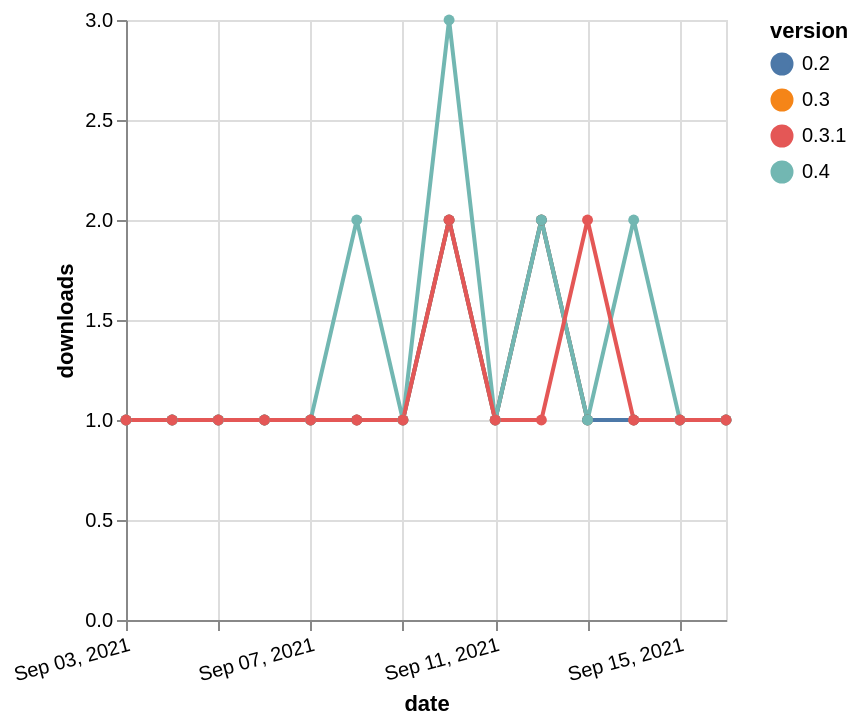

Write a Vega-Lite specification for this figure.
### Vega-Lite specification from a JSON file in a GitHub repository (floating-point values rounded to 4 significant figures)
{"$schema": "https://vega.github.io/schema/vega-lite/v5.json", "description": "A simple bar chart with embedded data.", "data": {"values": [{"date": "2021-09-03", "total": 188, "delta": 1, "version": "0.3"}, {"date": "2021-09-04", "total": 189, "delta": 1, "version": "0.3"}, {"date": "2021-09-05", "total": 190, "delta": 1, "version": "0.3"}, {"date": "2021-09-06", "total": 191, "delta": 1, "version": "0.3"}, {"date": "2021-09-07", "total": 192, "delta": 1, "version": "0.3"}, {"date": "2021-09-08", "total": 193, "delta": 1, "version": "0.3"}, {"date": "2021-09-09", "total": 194, "delta": 1, "version": "0.3"}, {"date": "2021-09-10", "total": 196, "delta": 2, "version": "0.3"}, {"date": "2021-09-11", "total": 197, "delta": 1, "version": "0.3"}, {"date": "2021-09-12", "total": 199, "delta": 2, "version": "0.3"}, {"date": "2021-09-13", "total": 200, "delta": 1, "version": "0.3"}, {"date": "2021-09-14", "total": 201, "delta": 1, "version": "0.3"}, {"date": "2021-09-15", "total": 202, "delta": 1, "version": "0.3"}, {"date": "2021-09-16", "total": 203, "delta": 1, "version": "0.3"}, {"date": "2021-09-03", "total": 193, "delta": 1, "version": "0.2"}, {"date": "2021-09-04", "total": 194, "delta": 1, "version": "0.2"}, {"date": "2021-09-05", "total": 195, "delta": 1, "version": "0.2"}, {"date": "2021-09-06", "total": 196, "delta": 1, "version": "0.2"}, {"date": "2021-09-07", "total": 197, "delta": 1, "version": "0.2"}, {"date": "2021-09-08", "total": 198, "delta": 1, "version": "0.2"}, {"date": "2021-09-09", "total": 199, "delta": 1, "version": "0.2"}, {"date": "2021-09-10", "total": 201, "delta": 2, "version": "0.2"}, {"date": "2021-09-11", "total": 202, "delta": 1, "version": "0.2"}, {"date": "2021-09-12", "total": 204, "delta": 2, "version": "0.2"}, {"date": "2021-09-13", "total": 205, "delta": 1, "version": "0.2"}, {"date": "2021-09-14", "total": 206, "delta": 1, "version": "0.2"}, {"date": "2021-09-15", "total": 207, "delta": 1, "version": "0.2"}, {"date": "2021-09-16", "total": 208, "delta": 1, "version": "0.2"}, {"date": "2021-09-03", "total": 227, "delta": 1, "version": "0.4"}, {"date": "2021-09-04", "total": 228, "delta": 1, "version": "0.4"}, {"date": "2021-09-05", "total": 229, "delta": 1, "version": "0.4"}, {"date": "2021-09-06", "total": 230, "delta": 1, "version": "0.4"}, {"date": "2021-09-07", "total": 231, "delta": 1, "version": "0.4"}, {"date": "2021-09-08", "total": 233, "delta": 2, "version": "0.4"}, {"date": "2021-09-09", "total": 234, "delta": 1, "version": "0.4"}, {"date": "2021-09-10", "total": 237, "delta": 3, "version": "0.4"}, {"date": "2021-09-11", "total": 238, "delta": 1, "version": "0.4"}, {"date": "2021-09-12", "total": 240, "delta": 2, "version": "0.4"}, {"date": "2021-09-13", "total": 241, "delta": 1, "version": "0.4"}, {"date": "2021-09-14", "total": 243, "delta": 2, "version": "0.4"}, {"date": "2021-09-15", "total": 244, "delta": 1, "version": "0.4"}, {"date": "2021-09-16", "total": 245, "delta": 1, "version": "0.4"}, {"date": "2021-09-03", "total": 196, "delta": 1, "version": "0.3.1"}, {"date": "2021-09-04", "total": 197, "delta": 1, "version": "0.3.1"}, {"date": "2021-09-05", "total": 198, "delta": 1, "version": "0.3.1"}, {"date": "2021-09-06", "total": 199, "delta": 1, "version": "0.3.1"}, {"date": "2021-09-07", "total": 200, "delta": 1, "version": "0.3.1"}, {"date": "2021-09-08", "total": 201, "delta": 1, "version": "0.3.1"}, {"date": "2021-09-09", "total": 202, "delta": 1, "version": "0.3.1"}, {"date": "2021-09-10", "total": 204, "delta": 2, "version": "0.3.1"}, {"date": "2021-09-11", "total": 205, "delta": 1, "version": "0.3.1"}, {"date": "2021-09-12", "total": 206, "delta": 1, "version": "0.3.1"}, {"date": "2021-09-13", "total": 208, "delta": 2, "version": "0.3.1"}, {"date": "2021-09-14", "total": 209, "delta": 1, "version": "0.3.1"}, {"date": "2021-09-15", "total": 210, "delta": 1, "version": "0.3.1"}, {"date": "2021-09-16", "total": 211, "delta": 1, "version": "0.3.1"}]}, "width": "container", "mark": {"type": "line", "point": {"filled": true}}, "encoding": {"x": {"field": "date", "type": "temporal", "timeUnit": "yearmonthdate", "title": "date", "axis": {"labelAngle": -15}}, "y": {"field": "delta", "type": "quantitative", "title": "downloads"}, "color": {"field": "version", "type": "nominal"}, "tooltip": {"field": "delta"}}}
